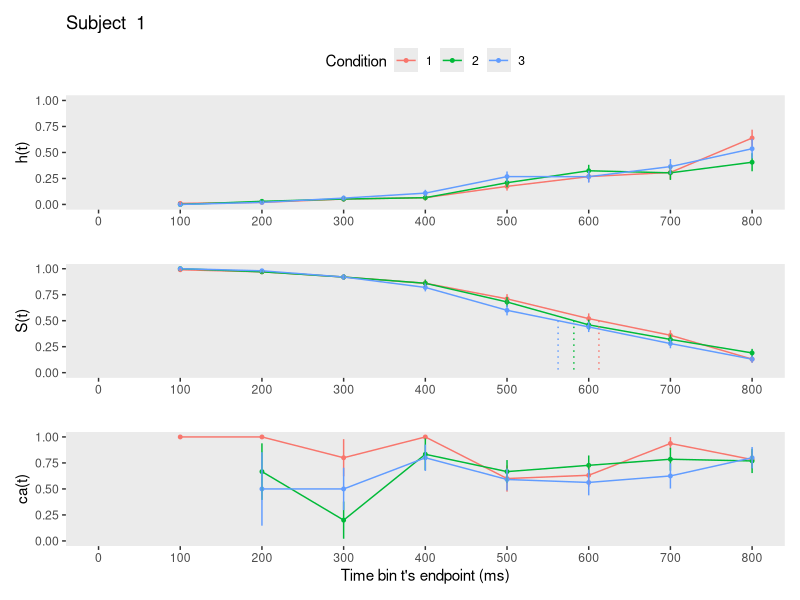
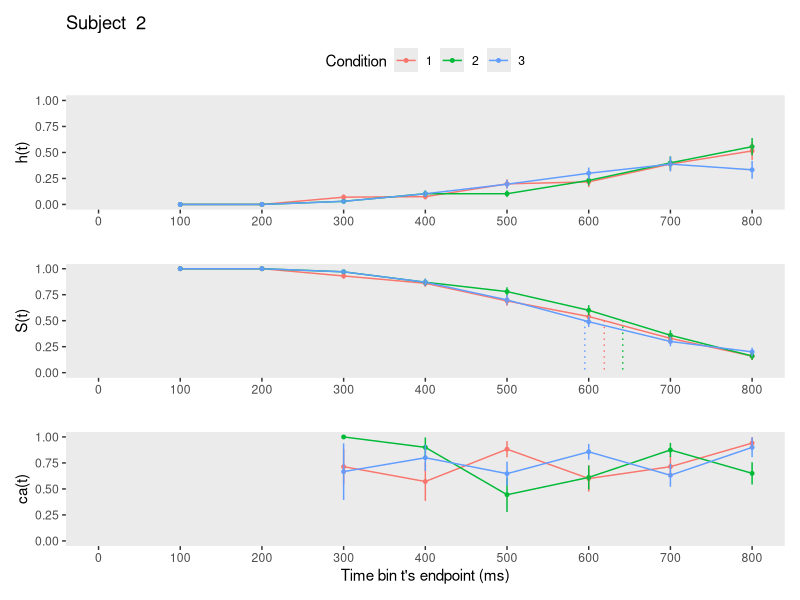
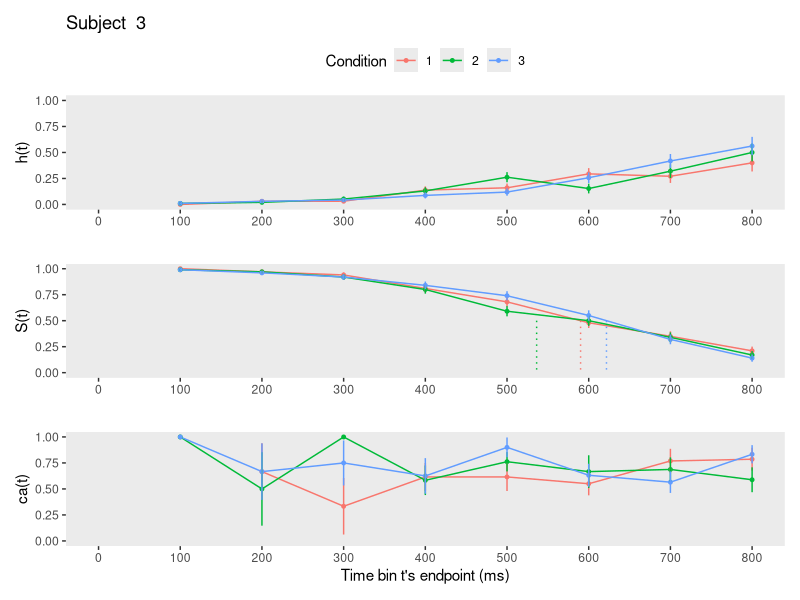
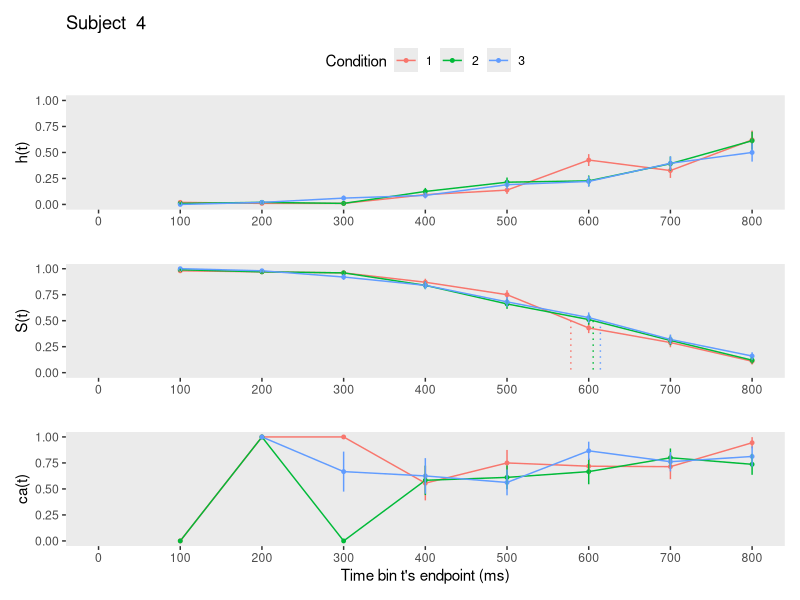
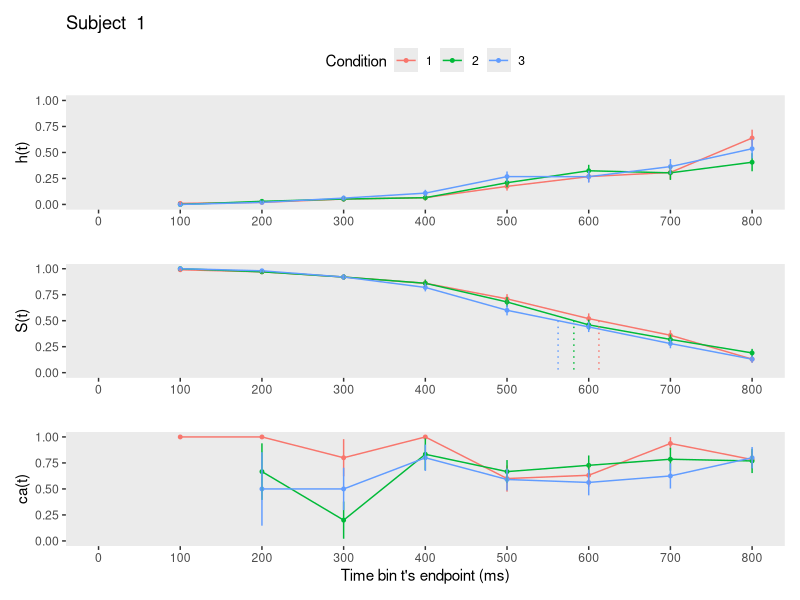
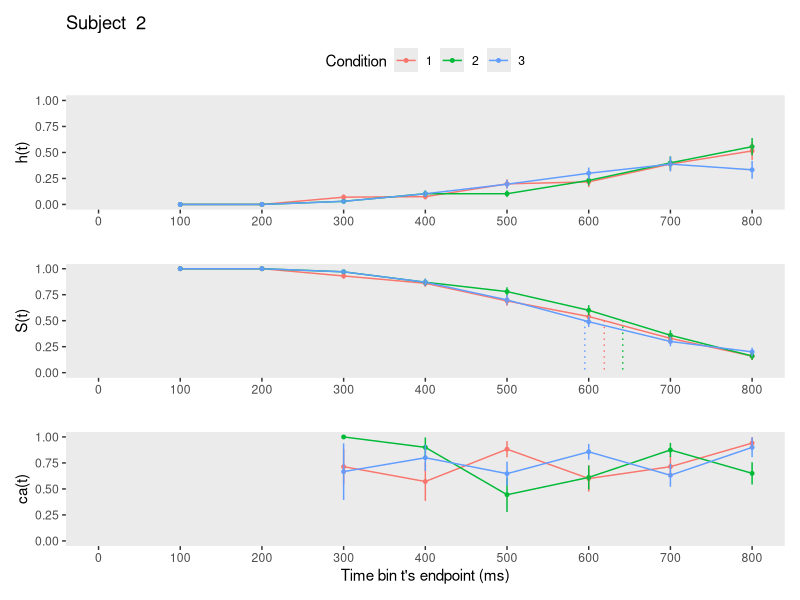
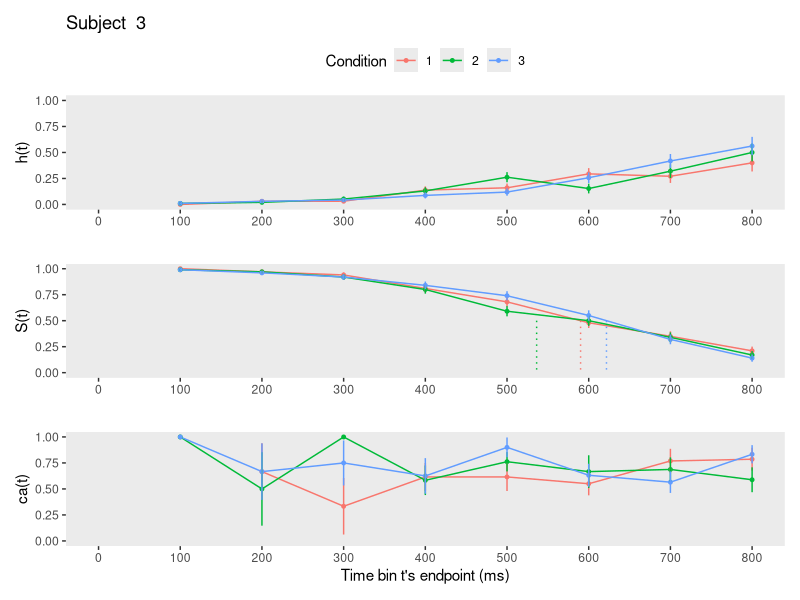
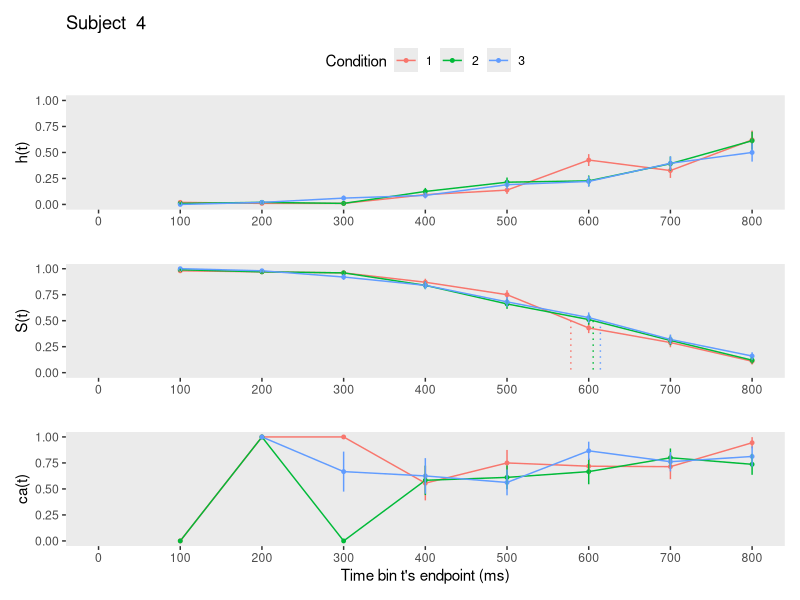

The R script that drew these images, in order: (Note: this script raises an error after producing the figures.)
## ---- chunk 1
knitr::opts_chunk$set(echo = TRUE)
## ---- chunk 2
library(tidyverse) # data wrangling
library(patchwork) # combine figures
library(pracma) # to Reshape() matrices
library(flextable) # create tables 
## ---- chunk 3
set.seed(1276)
Tr_pCond = 100 # trials per condition
N_sub = 4    # number of subjects
N_cond = 3   # number of conditions per subject
N_total = N_sub*N_cond*Tr_pCond

data <- tibble(
  pid   = rep(1:N_sub,each=N_cond*Tr_pCond),
  trial = as.integer(Reshape( replicate(N_sub,sample(1:(N_cond*Tr_pCond))),N_total,1)),
  condition = rep(rep(1:N_cond,each=Tr_pCond), N_sub),
  RT = as.double(Reshape(replicate(N_sub*N_cond,rnorm(Tr_pCond, 600, 200)),N_total,1)),
  acc = as.double(Reshape(replicate(N_sub*N_cond,(sample(c(0,1), size=Tr_pCond,replace=T,            
                                                  prob=c(.3,.7)))),N_total,1))) %>%
      arrange(pid,trial) %>%
      mutate(RT = ifelse(RT<0,0.001,RT), # instead of filtering to keep all rows
             condition=factor(condition,levels=c(1:N_cond)))

head(data)
## ---- chunk 4
data_nested <- data %>% group_nest(pid)
## ---- chunk 5
define_censoring_dRT <- function(df, timeout, bin_width){
  if(!(timeout %% bin_width == 0)){
    return("The censoring time must be a multiple of the bin width!")
  }
  df %>% mutate(right_censored = 0,
                RT2 = ifelse(RT > timeout, timeout, RT),
                right_censored = ifelse(RT2 == timeout,1,right_censored),
                dRT = ceiling(RT2/bin_width),
                cens_time = timeout, bin_width = bin_width)
}
## ---- chunk 6
setup_person_trial_bin <- function(df){
  df %>% uncount(weights = dRT) %>% 
         group_by(trial) %>% 
         mutate(period = 1:n()) %>% 
         mutate(event = if_else(period == max(period) & right_censored == 0, 1, 0)) %>% 
         ungroup()
}
## ---- chunk 7
setup_lifetable <- function(ptb){
  ptb %>% mutate(event = str_c("event", event)) %>%
          group_by(condition,period) %>% 
          count(event) %>% 
          ungroup() %>% 
          pivot_wider(names_from = event,
                      values_from = n) %>% 
          mutate(event0 = ifelse(is.na(event0),0,event0), # replace NA with 0
                 event1 = ifelse(is.na(event1),0,event1),
                 risk_set = event0 + event1) %>% # define the risk set
          mutate(hazard = (event1 / risk_set) %>% round(digits = 3)) %>% # calculate hazard estimate
          mutate(se_haz = sqrt((hazard * (1 - hazard)) / risk_set) %>% round(digits=3)) %>% # se hazard
          group_by(condition) %>%
          mutate(survival = cumprod(1-hazard) %>% round(digits = 3), # calculate survival estimate
                 term     = cumsum(hazard / (risk_set * (1 - hazard))) %>% round(digits = 6), 
                 se_surv = (survival * sqrt(term)) %>% round(digits = 7)) %>% # Greenwood's (1926) approximation
          ungroup()
}
## ---- chunk 8
calc_conditionalaccuracy <- function(df){
  df %>% filter(right_censored==0) %>%
         group_by(condition,dRT,cens_time,bin_width) %>%
         summarize(ca = mean(acc),
                   n = n(),
                   .groups = 'drop') %>%
         ungroup() %>%
         mutate(period = dRT,
                se_ca = sqrt((ca * (1-ca)) / n)) %>%
         select(-dRT)
}
## ---- chunk 9
join_lifetable_ca <- function(df1,df2){df1 %>% left_join(df2, join_by(condition,period))}
## ---- chunk 10
extract_median_period <- function(df){
  above_pct50 <- df %>% 
      group_by(condition) %>%
      filter(survival > .5) %>% 
      slice(n()) # take last row
  below_pct50 <- df %>% 
      group_by(condition) %>%
      filter(survival < .5) %>% 
      slice(1) # take first row
  # pull period above
  period_above <- pull(above_pct50, period)
  # pull survivor function values
  survival_above <- pull(above_pct50, survival)
  survival_below <- pull(below_pct50, survival)
  # estimate median by interpolation
  median_period <- period_above+((survival_above-.5)/(survival_above-survival_below))*((period_above+1)-period_above)
}
## ---- chunk 11
plot_eha <- function(df,subj){
  library(patchwork)
  cutoff <- df %>% pull(cens_time) %>% max(na.rm=T)
  binsize <- df %>% pull(bin_width) %>% max(na.rm=T)
  median_period <- extract_median_period(df)
  n_conditions <- nlevels(df$condition)
  data_median <- c()
  for(i in 1:n_conditions){
    data_median <- append(data_median, c(median_period[i], median_period[i]))
  }
  data_medians <- tibble(period= data_median,
                         survival = rep(c(.5, 0),n_conditions),
                         condition = rep(1:n_conditions, each=2))
  
p1 <- df %>% ggplot(aes(x=period, color=condition, group=condition)) +
  geom_line(aes(y=hazard)) +
  geom_point(aes(y=hazard), size=1) + labs(color="Condition") +
  geom_linerange(aes(ymin=hazard-se_haz, ymax=hazard+se_haz), show.legend = F) +
  scale_x_continuous(breaks = c(0,1:(cutoff/binsize)), labels=c(0,1:(cutoff/binsize)*binsize),
                     limits = c(0,cutoff/binsize)) +
  scale_y_continuous(limits = c(0,1)) +
  labs(x="", y="h(t)", title = paste("Subject ", subj)) +
  theme(legend.background = element_rect(fill = "transparent"),
        panel.grid = element_blank(),
        legend.position = "top")

p2 <-df %>%
  ggplot(aes(x=period, color=condition, group=condition)) +
  geom_line(aes(y=survival), show.legend = F) +
  geom_point(aes(y=survival), size=1, show.legend = F) +
  geom_linerange(aes(ymin=survival-se_surv, ymax=survival+se_surv), show.legend = F) +
  # add medians
  geom_path(aes(x=period, y=survival, color=factor(condition)),
            data = data_medians, 
            linetype = 3, show.legend = F) +
  scale_x_continuous(breaks = c(0,1:(cutoff/binsize)), labels=c(0,1:(cutoff/binsize)*binsize),
                     limits=c(0,cutoff/binsize)) +
  scale_y_continuous(limits = c(0,1)) +
  labs(x="", y="S(t)",
       colour="Condition") +
  theme(panel.grid = element_blank())

p3 <-df %>%
  ggplot(aes(x=period, color=condition, group=condition)) +
  geom_line(aes(y=ca), show.legend = F) +
  geom_point(aes(y=ca), size=1, show.legend = F) +
  geom_linerange(aes(ymin=ca-se_ca, ymax=ca+se_ca), show.legend = F) +
  scale_x_continuous(breaks = c(0,1:(cutoff/binsize)), labels=c(0,1:(cutoff/binsize)*binsize),
                     limits=c(0,cutoff/binsize)) +
  scale_y_continuous(limits = c(0,1)) +
  labs(x="Time bin t's endpoint (ms)", y="ca(t)",
       colour="Condition") +
  theme(panel.grid = element_blank())

p1/p2/p3
}
## ---- chunk 12
data_final <- data_nested %>% 
                     mutate(censored  = map(data, define_censoring_dRT, 800, 100)) %>%       # user input: censoring time, and bin width
                     mutate(ptb_data  = map(censored, setup_person_trial_bin)) %>%           # create person-trial-bin dataset
                     mutate(lifetable = map(ptb_data, setup_lifetable)) %>%                  # create life tables without ca
                     mutate(condacc   = map(censored, calc_conditionalaccuracy)) %>%         # calculate ca
                     mutate(lifetable_ca = map2(lifetable, condacc, join_lifetable_ca)) %>%  # create life tables with ca
                     mutate(plot      = map2(.x = lifetable_ca, .y = pid, plot_eha))         # create plots of info in life tables
## ---- chunk 13
# view lifetables:
data_final %>% pull(lifetable)

# view original data for subject 1:
data_final[[2]][[1]]

# view person-trial-bin data set for subject 1:
data_final[[4]][[1]] 

# view lifetable for subject 1
data_final[[7]][[1]]
## ---- chunk 14
# save as pdf
map2(paste0("figures/figure_for_subject", data_final$pid, ".pdf"), data_final$plot, ggsave)

# save as png
map2(paste0("figures/figure_for_subject", data_final$pid, ".png"), data_final$plot, ggsave, width = 8, height = 5, dpi = 600)
## ---- chunk 15
ft <- flextable::flextable(data_final[[7]][[1]] %>% filter(condition==1) 
          %>% select(period,risk_set,hazard,se_haz,survival,se_surv,ca, se_ca))

# TODO: add row for time zero

# save in folder tables
save_as_image(ft, "tables/lifetable.png")
## ---- chunk 16
input_modeling_hazard <- data_final %>% 
                        select(pid, ptb_data) %>%  unnest(ptb_data) %>%
                        select(pid,trial,condition,period,event)

# save in folder data
write_csv(input_modeling_hazard, file="data/inputfile_hazard_modeling.csv")
## ---- chunk 17
input_ca_modeling <- data_final %>%
                    select(pid, censored) %>% unnest(censored) %>%
                    filter(right_censored == 0) %>% # only keep uncensored trials
                    select(pid, trial, condition, acc, dRT)

# save in folder data
write_csv(input_ca_modeling, file="data/inputfile_ca_modeling.csv")
## ---- chunk 18
LL <-map(data_final$lifetable_ca, extract_median_period)
binsize <- data_final$censored[[1]] %>% pull(bin_width) %>% max(na.rm=T)
modify_depth(LL,1,~.x*binsize)
